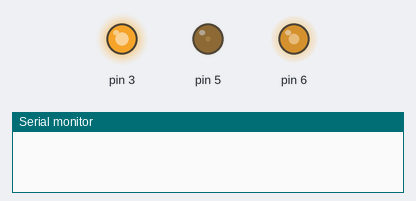
Simulated run of this sketch. Board: Arduino Uno, built with avr-gcc and run on an emulated ATmega328P. Shown: output pins drawn as LEDs (lit = HIGH), the last lines printed to the serial monitor. Random numbers use the default seed unless the sketch sets one.

Above: at 0.15 s.
At 4.96 s:
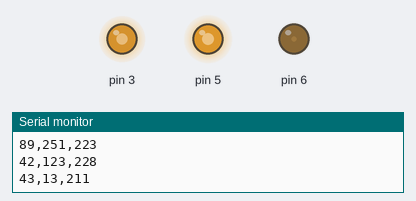
At 9.78 s:
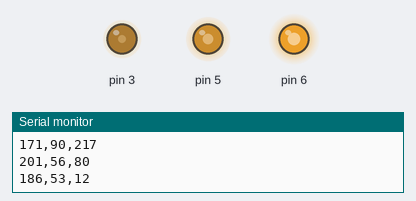
At 19.82 s:
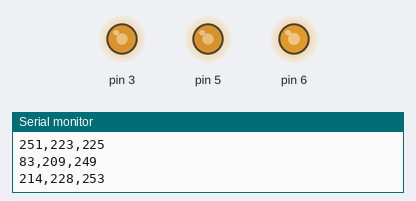
At 29.86 s:
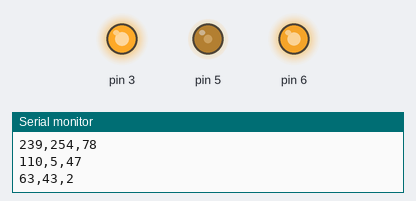
At 39.9 s:
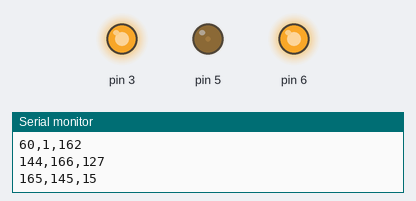
Timing chart, 0 to 40.0 s (numbered marks = the images above):
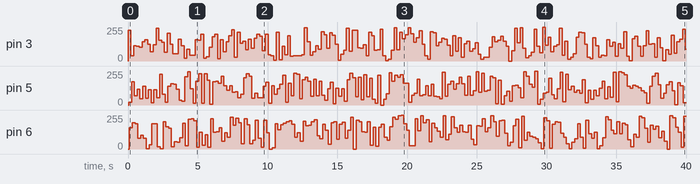

Measured:
- by itself, pin 3: 0/255 → 232/255 at 0.00 s, → 38/255 0.20 s later, → 114/255 0.20 s later, → 109/255 0.20 s later, … (200 changes in this stretch)
- by itself, pin 5: 0/255 → 19/255 at 0.05 s, → 175/255 0.20 s later, → 68/255 0.20 s later, → 120/255 0.20 s later, … (199 changes in this stretch)
- by itself, pin 6: 0/255 → 158/255 at 0.10 s, → 197/255 0.20 s later, → 188/255 0.20 s later, → 80/255 0.20 s later, … (199 changes in this stretch)

The sketch:

sketch04_pwm_3_leds.ino
```cpp
// pwm_3_leds.ino
int pwm1 = 0;
int pwm2 = 0;
int pwm3 = 0;

int ledR = 3;
int ledG = 5;
int ledB = 6;

void setup() {
  // put your setup code here, to run once:
  Serial.begin(9600);
}

void loop() {
  // put your main code here, to run repeatedly:

  pwm1 = random(0,255);
  pwm2 = random(0 ,255);
  pwm3 = random(0,255);
  pwmLed(ledR , pwm1);
  pwmLed(ledG , pwm2);
  pwmLed(ledB , pwm3);

  //Serial.print("LED_R: ");
  Serial.print(pwm1);
  Serial.print(",");
  //Serial.print("LED_G: ");
  Serial.print(pwm2);
  Serial.print(",");
  //Serial.print("LED_B: ");
  Serial.println(pwm3);
  delay(50);
}

void pwmLed(int led, int pwmValue)
{
  analogWrite(led, pwmValue);
  delay(50);
}
```
